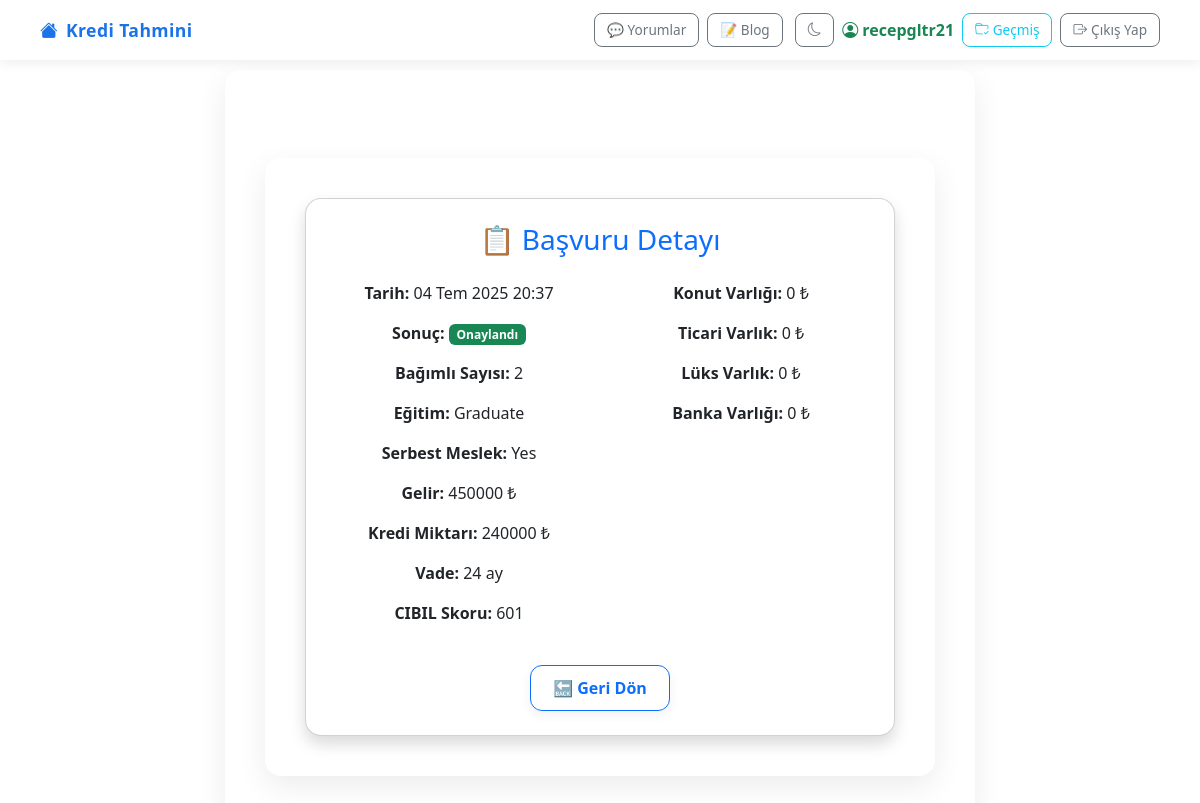
Page /basvuru/19/ (signed in) on the committed database.
### hesap/models.py (models this page shows, shortened)
class Basvuru(models.Model):
    user = models.ForeignKey(User, on_delete=models.CASCADE)
    tarih = models.DateTimeField(auto_now_add=True)
    sonuc = models.CharField(max_length=20)
    no_of_dependents = models.IntegerField(null=True, blank=True)
    education = models.CharField(max_length=20, null=True, blank=True)
    self_employed = models.CharField(max_length=10, null=True, blank=True)
    income_annum = models.IntegerField(null=True, blank=True)
    loan_amount = models.IntegerField(null=True, blank=True)
    loan_term = models.IntegerField(null=True, blank=True)
    cibil_score = models.IntegerField(null=True, blank=True)
    residential_assets_value = models.IntegerField(null=True, blank=True)
    commercial_assets_value = models.IntegerField(null=True, blank=True)
    luxury_assets_value = models.IntegerField(null=True, blank=True)
    bank_asset_value = models.IntegerField(null=True, blank=True)
    usd_kuru = models.FloatField(null=True, blank=True)
    eur_kuru = models.FloatField(null=True, blank=True)
    altin_kuru = models.FloatField(null=True, blank=True)

### hesap/views.py (the view)
# urls.py: path('basvuru/<int:basvuru_id>/', views.basvuru_detay, name='basvuru_detay'),
@login_required
def basvuru_detay(request, basvuru_id):
    basvuru = get_object_or_404(Basvuru, id=basvuru_id, user=request.user)
    return render(request, "hesap/basvuru_detay.html", {"basvuru": basvuru})

### templates/hesap/basvuru_detay.html
{% extends 'base.html' %}
{% block content %}
<div class="container mt-5">
  <div class="card shadow rounded-4 p-4">
    <h3 class="text-primary text-center mb-4">📋 Başvuru Detayı</h3>
    <div class="row">
      <div class="col-md-6">
        <p><strong>Tarih:</strong> {{ basvuru.tarih|date:"d M Y H:i" }}</p>
        <p><strong>Sonuç:</strong>
          {% if basvuru.sonuc == "Onaylandı" %}
            <span class="badge bg-success">{{ basvuru.sonuc }}</span>
          {% else %}
            <span class="badge bg-danger">{{ basvuru.sonuc }}</span>
          {% endif %}
        </p>
        <p><strong>Bağımlı Sayısı:</strong> {{ basvuru.no_of_dependents }}</p>
        <p><strong>Eğitim:</strong> {{ basvuru.education }}</p>
        <p><strong>Serbest Meslek:</strong> {{ basvuru.self_employed }}</p>
        <p><strong>Gelir:</strong> {{ basvuru.income_annum }} ₺</p>
        <p><strong>Kredi Miktarı:</strong> {{ basvuru.loan_amount }} ₺</p>
        <p><strong>Vade:</strong> {{ basvuru.loan_term }} ay</p>
        <p><strong>CIBIL Skoru:</strong> {{ basvuru.cibil_score }}</p>
      </div>
      <div class="col-md-6">
        <p><strong>Konut Varlığı:</strong> {{ basvuru.residential_assets_value }} ₺</p>
        <p><strong>Ticari Varlık:</strong> {{ basvuru.commercial_assets_value }} ₺</p>
        <p><strong>Lüks Varlık:</strong> {{ basvuru.luxury_assets_value }} ₺</p>
        <p><strong>Banka Varlığı:</strong> {{ basvuru.bank_asset_value }} ₺</p>
      </div>
    </div>
    <div class="text-center mt-4">
      <a href="{% url 'basvuru_gecmisi' %}" class="btn btn-outline-primary">🔙 Geri Dön</a>
    </div>
  </div>
</div>
{% endblock %}

### templates/base.html (shortened to what this page needs)
{% load static %}
<!DOCTYPE html>
<html lang="tr">
<head>
    <link rel="stylesheet" href="https://cdn.jsdelivr.net/npm/bootstrap@5.3.0/dist/css/bootstrap.min.css">
    <link rel="stylesheet" href="https://cdn.jsdelivr.net/npm/bootstrap-icons@1.10.5/font/bootstrap-icons.css">
    <link rel="stylesheet" href="{% static 'css/style.css' %}">
</head>
<body>
<nav class="navbar navbar-light fixed-top">
  <div class="container-fluid px-4 d-flex justify-content-between align-items-center">
    <a class="navbar-brand text-primary" href="{% url 'anasayfa' %}">
      <i class="bi bi-house-fill me-2"></i>Kredi Tahmini
    </a>
    <div class="d-flex align-items-center gap-2">
      {% if user.is_authenticated %}
        <a href="{% url 'yorumlar' %}" class="btn btn-outline-secondary btn-sm">
          💬 Yorumlar
        </a>
        <a href="{% url 'blog_list' %}" class="btn btn-outline-secondary btn-sm">
          📝 Blog
        </a>
      {% endif %}
      <button id="themeToggle" class="btn btn-sm btn-outline-secondary ms-1" title="Tema Değiştir">
        <i class="bi bi-moon"></i>
      </button>
      {% if user.is_authenticated %}
        <a href="{% url 'profil' %}" class="text-success navbar-username">
          <i class="bi bi-person-circle me-1"></i>{{ user.username }}
        </a>
        <a href="{% url 'basvuru_gecmisi' %}" class="btn btn-outline-info btn-sm">
          <i class="bi bi-folder-check me-1"></i>Geçmiş
        </a>
        <a class="btn btn-outline-secondary btn-sm" href="{% url 'cikis' %}">
          <i class="bi bi-box-arrow-right me-1"></i>Çıkış Yap
        </a>
      {% endif %}
    </div>
  </div>
</nav>
<div class="container mt-4">
    {% block content %}{% endblock %}
</div>
</body>
</html>

### static/css/style.css (style rules this page uses)
body { background-color: #f0f2f5; font-family: 'Segoe UI', Tahoma, Geneva, Verdana, sans-serif; margin: 0; padding: 0; scroll-behavior: smooth; color: #212529; }
.navbar { padding: 0.6rem 1.2rem; height: 60px; background-color: #ffffff !important; box-shadow: 0 4px 10px rgba(0, 0, 0, 0.06); position: fixed; top: 0; width: 100%; z-index: 999; transition: background-color 0.3s ease; }
.navbar-brand { font-weight: 700; color: #1a73e8 !important; font-size: 1.1rem; letter-spacing: 0.5px; }
.btn-primary, .btn-success, .btn-outline-primary { border-radius: 12px; padding: 10px 22px; font-weight: 600; box-shadow: 0 4px 12px rgba(0, 0, 0, 0.06); transition: all 0.3s ease; }
.container { background: #ffffff; padding: 40px; border-radius: 16px; box-shadow: 0 10px 30px rgba(0, 0, 0, 0.08); margin-top: 100px; max-width: 750px; text-align: center; }
.card { background-color: #ffffff; color: #212529; border-radius: 16px; }

### templates/base.html (style rules this page uses)
body { margin-top: 70px; background-color: var(--bs-body-bg); font-family: 'Segoe UI', Tahoma, Geneva, Verdana, sans-serif; }
.navbar { padding: 0.6rem 1rem; background-color: var(--bs-body-bg) !important; box-shadow: 0 4px 10px rgba(0,0,0,0.06); }
.navbar-username { text-decoration: none; font-weight: 600; }
.navbar-brand { font-weight: 700; font-size: 1.1rem; letter-spacing: 0.4px; }
.btn-sm { border-radius: 8px; font-size: 0.85rem; padding: 6px 12px; }

### rows in the picture
Basvuru: tarih "04 Tem 2025 20:37", sonuc "Onaylandı", no_of_dependents "2", education "Graduate", self_employed "Yes", income_annum "450000", loan_amount "240000", loan_term "24", cibil_score "601", residential_assets_value "0", commercial_assets_value "0", luxury_assets_value "0", bank_asset_value "0"

### other values in the picture
{{ user.username }} "recepgltr21"
